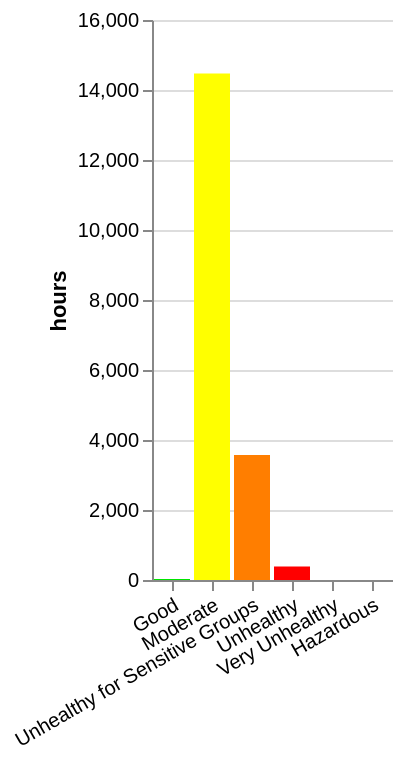

This figure's notebook cell:
### Markdown cell above
## 3. Category distribution

How many observed hours fall in each US AQI category, coloured per `aqi_scale.py`'s official breakpoints.

### Code cell
eda_charts.category_distribution(df)

### Figure 1 — Vega-Lite specification as saved in the notebook (floating-point values rounded to 4 significant figures)
{"config": {"view": {"continuousWidth": 300, "continuousHeight": 300, "stroke": null}, "axisX": {"labelAngle": -30}}, "data": {"name": "data-1d3803453c9b05699144ef0411f0a8ec"}, "mark": {"type": "bar"}, "encoding": {"color": {"field": "category", "legend": null, "scale": {"domain": ["Good", "Moderate", "Unhealthy for Sensitive Groups", "Unhealthy", "Very Unhealthy", "Hazardous"], "range": ["#00e400", "#ffff00", "#ff7e00", "#ff0000", "#8f3f97", "#7e0023"]}, "type": "nominal"}, "tooltip": [{"field": "category", "type": "nominal"}, {"field": "count", "type": "quantitative"}], "x": {"field": "category", "sort": ["Good", "Moderate", "Unhealthy for Sensitive Groups", "Unhealthy", "Very Unhealthy", "Hazardous"], "title": null, "type": "nominal"}, "y": {"field": "count", "title": "hours", "type": "quantitative"}}, "height": 280, "$schema": "https://vega.github.io/schema/vega-lite/v6.4.1.json", "datasets": {"data-1d3803453c9b05699144ef0411f0a8ec": [{"category": "Good", "count": 28}, {"category": "Moderate", "count": 14471}, {"category": "Unhealthy for Sensitive Groups", "count": 3572}, {"category": "Unhealthy", "count": 385}, {"category": "Very Unhealthy", "count": 0}, {"category": "Hazardous", "count": 0}]}}
